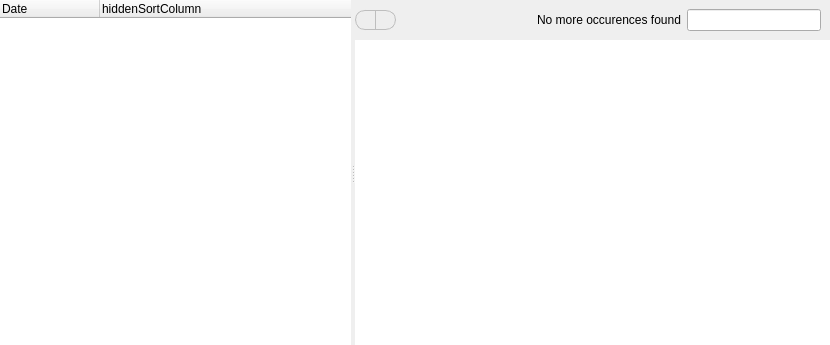
<?xml version="1.0" encoding="UTF-8"?>
<ui version="4.0">
 <class>CAuditHistoryDlg</class>
 <widget class="QWidget" name="CAuditHistoryDlg">
  <property name="geometry">
   <rect>
    <x>0</x>
    <y>0</y>
    <width>830</width>
    <height>345</height>
   </rect>
  </property>
  <property name="windowTitle">
   <string>Audit History</string>
  </property>
  <layout class="QVBoxLayout" name="verticalLayout">
   <property name="margin">
    <number>0</number>
   </property>
   <item>
    <widget class="PrettySplitter" name="splitter">
     <property name="orientation">
      <enum>Qt::Horizontal</enum>
     </property>
     <widget class="StyledTreeWidget" name="_auditFiles">
      <property name="frameShape">
       <enum>QFrame::NoFrame</enum>
      </property>
      <property name="alternatingRowColors">
       <bool>true</bool>
      </property>
      <property name="animated">
       <bool>false</bool>
      </property>
      <column>
       <property name="text">
        <string>Date</string>
       </property>
      </column>
      <column>
       <property name="text">
        <string>hiddenSortColumn</string>
       </property>
      </column>
     </widget>
     <widget class="QWidget" name="rightWidget" native="true">
      <layout class="QVBoxLayout" name="verticalLayout_2">
       <property name="spacing">
        <number>0</number>
       </property>
       <property name="margin">
        <number>0</number>
       </property>
       <item>
        <widget class="ViewSearchHeader" name="header" native="true">
         <layout class="QHBoxLayout" name="horizontalLayout">
          <property name="leftMargin">
           <number>0</number>
          </property>
          <item>
           <widget class="QWidget" name="nextPrev" native="true">
            <property name="sizePolicy">
             <sizepolicy hsizetype="Preferred" vsizetype="Ignored">
              <horstretch>0</horstretch>
              <verstretch>0</verstretch>
             </sizepolicy>
            </property>
            <property name="maximumSize">
             <size>
              <width>16777215</width>
              <height>16777215</height>
             </size>
            </property>
            <property name="styleSheet">
             <string notr="true">* {
margin-top:1;
margin-bottom:1
}

QToolButton {    background-color: #eeeeee;
	border: 1px solid rgb(190,190,190);
}
:pressed {
   background-color: #cecece;
}
</string>
            </property>
            <layout class="QHBoxLayout" name="prevNextButtons">
             <property name="spacing">
              <number>0</number>
             </property>
             <property name="margin">
              <number>0</number>
             </property>
             <item>
              <widget class="QToolButton" name="prevButton">
               <property name="sizePolicy">
                <sizepolicy hsizetype="Fixed" vsizetype="Ignored">
                 <horstretch>0</horstretch>
                 <verstretch>0</verstretch>
                </sizepolicy>
               </property>
               <property name="maximumSize">
                <size>
                 <width>22</width>
                 <height>22</height>
                </size>
               </property>
               <property name="styleSheet">
                <string notr="true">border-top-left-radius: 10;
border-bottom-left-radius: 10;
border-right:none;</string>
               </property>
               <property name="arrowType">
                <enum>Qt::NoArrow</enum>
               </property>
              </widget>
             </item>
             <item>
              <widget class="QToolButton" name="nextButton">
               <property name="sizePolicy">
                <sizepolicy hsizetype="Fixed" vsizetype="Ignored">
                 <horstretch>0</horstretch>
                 <verstretch>0</verstretch>
                </sizepolicy>
               </property>
               <property name="maximumSize">
                <size>
                 <width>23</width>
                 <height>22</height>
                </size>
               </property>
               <property name="styleSheet">
                <string notr="true">border-top-right-radius: 10;
border-bottom-right-radius: 10;
</string>
               </property>
               <property name="toolButtonStyle">
                <enum>Qt::ToolButtonIconOnly</enum>
               </property>
               <property name="arrowType">
                <enum>Qt::NoArrow</enum>
               </property>
              </widget>
             </item>
            </layout>
           </widget>
          </item>
          <item>
           <spacer name="horizontalSpacer">
            <property name="orientation">
             <enum>Qt::Horizontal</enum>
            </property>
            <property name="sizeHint" stdset="0">
             <size>
              <width>32</width>
              <height>20</height>
             </size>
            </property>
           </spacer>
          </item>
          <item>
           <widget class="QLabel" name="notFoundLabel">
            <property name="enabled">
             <bool>true</bool>
            </property>
            <property name="text">
             <string>No more occurences found</string>
            </property>
           </widget>
          </item>
          <item>
           <widget class="SearchLineEdit" name="findEdit">
            <property name="maximumSize">
             <size>
              <width>400</width>
              <height>16777215</height>
             </size>
            </property>
           </widget>
          </item>
         </layout>
        </widget>
       </item>
       <item>
        <widget class="QPlainTextEdit" name="_detail">
         <property name="styleSheet">
          <string notr="true">selection-background-color: yellow; selection-color: black</string>
         </property>
         <property name="frameShape">
          <enum>QFrame::NoFrame</enum>
         </property>
         <property name="undoRedoEnabled">
          <bool>false</bool>
         </property>
         <property name="lineWrapMode">
          <enum>QPlainTextEdit::NoWrap</enum>
         </property>
         <property name="readOnly">
          <bool>true</bool>
         </property>
        </widget>
       </item>
      </layout>
     </widget>
    </widget>
   </item>
  </layout>
 </widget>
 <customwidgets>
  <customwidget>
   <class>SearchLineEdit</class>
   <extends>QLineEdit</extends>
   <header>FileWaveGuiLib/searchlineedit/searchlineedit.h</header>
  </customwidget>
  <customwidget>
   <class>ViewSearchHeader</class>
   <extends>QWidget</extends>
   <header>FileWaveGuiLib/searchheader/ViewSearchHeader.h</header>
   <container>1</container>
  </customwidget>
  <customwidget>
   <class>PrettySplitter</class>
   <extends>QSplitter</extends>
   <header>FileWaveGuiLib/prettysplitter/prettysplitter.h</header>
   <container>1</container>
  </customwidget>
  <customwidget>
   <class>StyledTreeWidget</class>
   <extends>QTreeWidget</extends>
   <header>FileWaveGuiLib/styledviews/styledtreeview.h</header>
  </customwidget>
 </customwidgets>
 <resources/>
 <connections/>
</ui>
